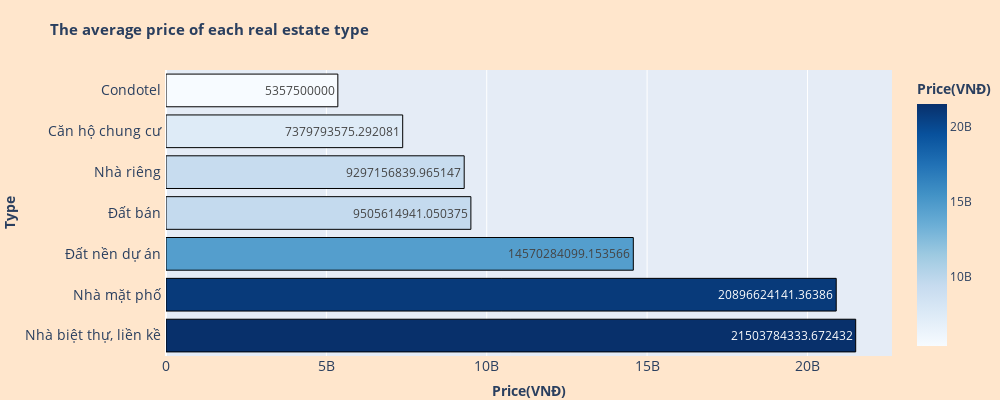

The cell this chart's notebook holds for it:
### Code cell
fig = px.bar(price_by_type_df ,
                x = 'Price(VNĐ)', 
                y = 'Type',
                text='Price(VNĐ)',
                labels={'Price(VNĐ)': '<b>Price(VNĐ)</b>', 'Type': '<b>Type</b>'},
                color='Price(VNĐ)',
                color_continuous_scale='Blues'
                )

fig.update_layout(
    title_text= f'<b>The average price of each real estate type </b>',
    title_font_size=15,
    width=1000,
    height= 400,
    margin=dict(l=20, r=30, t=70, b=0),
    paper_bgcolor='#ffe6cc',
    xaxis=dict(tickfont=dict(size=14)),
    yaxis=dict(tickfont=dict(size=14), ticksuffix = " "),
)
fig.update_traces(marker_line_color='black', marker_line_width=1, hovertemplate='The average price of <b>%{y}</b> is %{x}')

fig.show()

### Figure 1 — Plotly figure (JSON) as saved in the notebook; plotly's stock layout.template omitted (floating-point values rounded to 4 significant figures)
{"data": [{"alignmentgroup": "True", "hovertemplate": "The average price of <b>%{y}</b> is %{x}", "legendgroup": "", "marker": {"color": [21500000000.0, 20900000000.0, 14570000000.0, 9506000000.0, 9297000000.0, 7380000000.0, 5357500000], "coloraxis": "coloraxis", "line": {"color": "black", "width": 1}, "pattern": {"shape": ""}}, "name": "", "offsetgroup": "", "orientation": "h", "showlegend": false, "text": [21500000000.0, 20900000000.0, 14570000000.0, 9506000000.0, 9297000000.0, 7380000000.0, 5357500000], "textposition": "auto", "type": "bar", "x": [21500000000.0, 20900000000.0, 14570000000.0, 9506000000.0, 9297000000.0, 7380000000.0, 5357500000], "xaxis": "x", "y": ["Nhà biệt thự, liền kề", "Nhà mặt phố", "Đất nền dự án", "Đất bán", "Nhà riêng", "Căn hộ chung cư", "Condotel"], "yaxis": "y"}], "layout": {"barmode": "relative", "coloraxis": {"colorbar": {"title": {"text": "<b>Price(VNĐ)</b>"}}, "colorscale": [[0, "rgb(247,251,255)"], [0.125, "rgb(222,235,247)"], [0.25, "rgb(198,219,239)"], [0.375, "rgb(158,202,225)"], [0.5, "rgb(107,174,214)"], [0.625, "rgb(66,146,198)"], [0.75, "rgb(33,113,181)"], [0.875, "rgb(8,81,156)"], [1, "rgb(8,48,107)"]]}, "height": 400, "legend": {"tracegroupgap": 0}, "margin": {"b": 0, "l": 20, "r": 30, "t": 70}, "paper_bgcolor": "#ffe6cc", "title": {"font": {"size": 15}, "text": "<b>The average price of each real estate type </b>"}, "width": 1000, "xaxis": {"anchor": "y", "domain": [0, 1], "tickfont": {"size": 14}, "title": {"text": "<b>Price(VNĐ)</b>"}}, "yaxis": {"anchor": "x", "domain": [0, 1], "tickfont": {"size": 14}, "ticksuffix": " ", "title": {"text": "<b>Type</b>"}}}}
